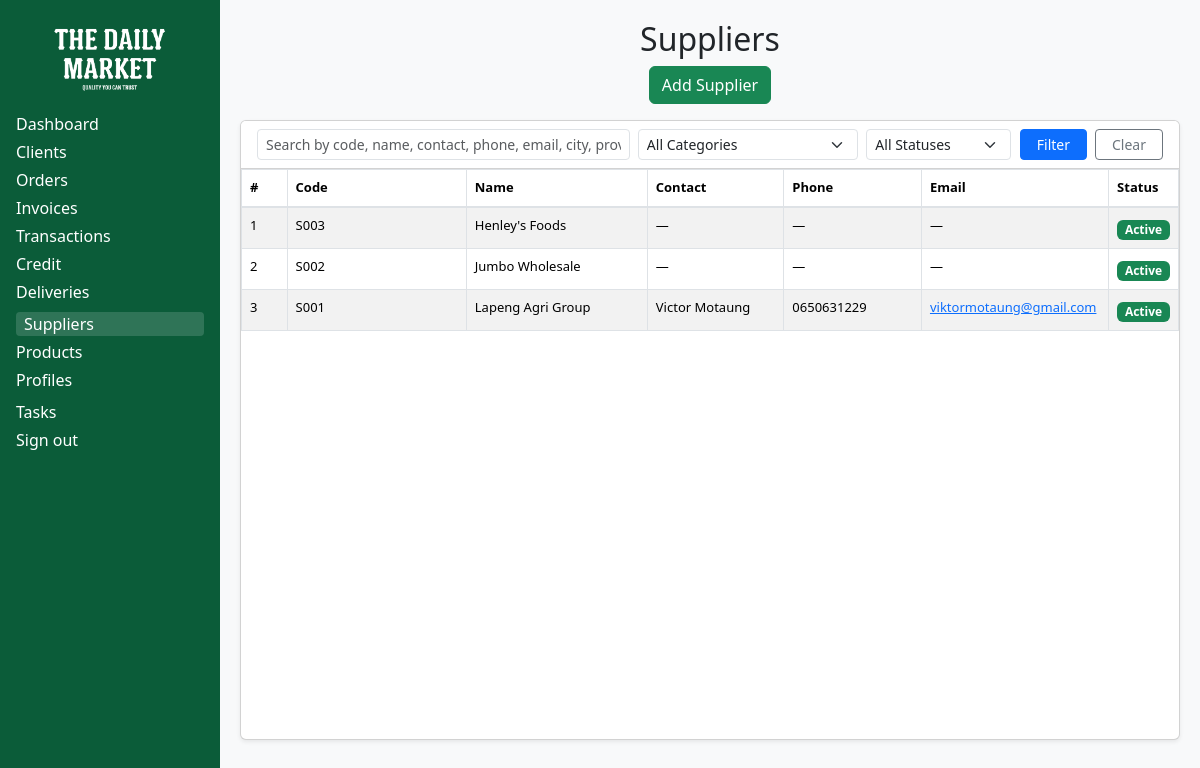
Page /portal/staff/suppliers/ (signed in) on the committed database.
### suppliers/models.py (models this page shows, shortened)
class Supplier(models.Model):
    name = models.CharField(max_length=200, unique=True)
    code = models.CharField(
        max_length=20,
        unique=True,
        help_text="Short internal code, e.g. HENLEY, BRM"
    )
    categories = models.ManyToManyField(
        "products.Category",   # <- string avoids import-time dependency
        related_name="suppliers",
        blank=True,
        help_text="Select one or more product categories this supplier provides."
    )
    is_active = models.BooleanField(default=True)
    account_manager = models.ForeignKey(
        settings.AUTH_USER_MODEL,
        on_delete=models.SET_NULL,
        null=True,
        blank=True,
        related_name="supplier_accounts",
        help_text="Internal staff member managing this account"
    )
    contact_person = models.CharField(max_length=120, blank=True)
    email = models.EmailField(blank=True)
    phone = models.CharField(max_length=50, blank=True)
    whatsapp = models.CharField(max_length=50, blank=True)
    website = models.URLField(blank=True)
    address_line1 = models.CharField(max_length=200, blank=True)
    address_line2 = models.CharField(max_length=200, blank=True)
    city = models.CharField(max_length=120, blank=True)
    province = models.CharField(max_length=120, blank=True)
    postal_code = models.CharField(max_length=20, blank=True)
    country = models.CharField(max_length=120, default="South Africa")
    notes = models.TextField(blank=True)
    PAYMENT_TERMS = [
        ("COD", "Cash on Delivery"),
        ("3D", "3 days"),
        ("7D", "7 days"),
        ("14D", "14 days"),
        ("30D", "30 days"),
    ]
    payment_terms = models.CharField(
        max_length=10,
        choices=PAYMENT_TERMS,
        default="COD",
        blank=True,
    )
    vat_number = models.CharField(max_length=80, blank=True)
    company_reg_number = models.CharField(max_length=80, blank=True)
    contract_file = models.FileField(
        upload_to="supplier_docs/contracts/",
        blank=True,
        null=True
    )
    logo = models.ImageField(
        upload_to="supplier_docs/logos/",
        blank=True,
        null=True,
        help_text="Upload a raster logo (PNG/JPG). Transparent PNG recommended."
    )
    logo_cropping = ImageRatioField("logo", "400x200", free_crop=True)
    visible = models.BooleanField(
        default=False,
        db_index=True,
        help_text="If Yes, this supplier can be shown publicly (e.g., in the Brands slider)."
    )
    created_at = models.DateTimeField(auto_now_add=True)
    updated_at = models.DateTimeField(auto_now=True)
    class Meta:
        ordering = ["name"]
        indexes = [
            models.Index(fields=["code"]),
            models.Index(fields=["name"]),
            models.Index(fields=["is_active"]),
            models.Index(fields=["visible"]),
        ]

### suppliers/views.py (the view, shortened to what this page needs)
# urls.py: path("", views.supplier_list, name="staff-suppliers"),
@login_required
@staff_required
def supplier_list(request):
    qs = (Supplier.objects
          .select_related("account_manager")
          .prefetch_related("categories")
          .order_by("name"))
    filter_categories = Category.objects.filter(is_active=True).order_by("name")
    search = (request.GET.get("search") or "").strip()
    category_id = request.GET.get("category") or ""
    active = request.GET.get("active") or ""   # "1" / "0" / ""
    if category_id.isdigit():
        qs = qs.filter(categories__id=int(category_id))
    if active in ("0", "1"):
        qs = qs.filter(is_active=(active == "1"))
    suppliers = qs
    return render(request, "suppliers/supplier_list.html", {
        "suppliers": suppliers,
        "filter_categories": filter_categories,
        "success_message": request.GET.get("ok", ""),   # optional
        "error_message": request.GET.get("err", ""),    # optional
    })

### suppliers/views.py (called while the page is built)
def staff_check(user):
    return user.is_authenticated and user.is_staff

### suppliers/templates/suppliers/supplier_list.html (shortened to what this page needs)
{% load static %}
<!DOCTYPE html>
<html lang="en">
<head>
  <link href="https://cdn.jsdelivr.net/npm/bootstrap@5.3.3/dist/css/bootstrap.min.css" rel="stylesheet">
</head>
<body>
  <aside class="sidebar-desktop d-none d-lg-block sidebar-skin">
    <div class="text-center mb-3">
      <img src="{% static 'images/logo.png' %}" alt="Seshibo Daily Market" class="logo-img">
    </div>
    <a href="{% url 'staff-dashboard' %}" class="nav-link {% if request.resolver_match.url_name == 'staff-dashboard' %}active{% endif %}">Dashboard</a>
    <a href="{% url 'staff-clients' %}" class="nav-link {% if request.resolver_match.url_name in 'staff-clients client-view client-edit client-create' %}active{% endif %}">Clients</a>
    <a href="{% url 'staff-orders' %}" class="nav-link {% if request.resolver_match.url_name == 'staff-orders' %}active{% endif %}">Orders</a>
    <a href="{% url 'staff-invoices' %}" class="nav-link {% if request.resolver_match.url_name == 'staff-invoices' %}active{% endif %}">Invoices</a>
    <a href="{% url 'staff-transactions' %}" class="nav-link {% if request.resolver_match.url_name == 'staff-transactions' %}active{% endif %}">Transactions</a>
    <a href="{% url 'staff-credit' %}" class="nav-link {% if request.resolver_match.url_name == 'staff-credit' %}active{% endif %}">Credit</a>
    <div class="mb-2">
      {% with current_name=request.resolver_match.url_name %}
        <a class="nav-link d-flex align-items-center justify-content-between"
           data-bs-toggle="collapse"
           href="#deliveriesMenuDesktop"
           role="button"
           aria-expanded="{% if current_name == 'warehouse' or current_name == 'delivery' %}true{% else %}false{% endif %}"
           aria-controls="deliveriesMenuDesktop">
          <span>Deliveries</span>
        </a>
      {% endwith %}
    </div>
    <a href="{% url 'staff-suppliers' %}" class="nav-link {% if request.resolver_match.url_name in 'staff-suppliers supplier-view supplier-edit supplier-create' %}active{% endif %}">Suppliers</a>
    <a href="{% url 'staff-products' %}" class="nav-link {% if request.resolver_match.url_name in 'staff-products products-edit products-create' %}active{% endif %}">Products</a>
    <div class="mb-2">
      {% with current_name=request.resolver_match.url_name %}
        <a class="nav-link d-flex align-items-center justify-content-between"
           data-bs-toggle="collapse"
           href="#profilesMenuDesktop"
           role="button"
           aria-expanded="{% if current_name == 'my_profile' or current_name == 'staff_profile' or current_name == 'customer_profile' %}true{% else %}false{% endif %}"
           aria-controls="profilesMenuDesktop">
          <span>Profiles</span>
        </a>
      {% endwith %}
    </div>
    <a href="{% url 'tasks' %}" class="nav-link {% if request.resolver_match.url_name == 'tasks' %}active{% endif %}">Tasks</a>
    <div>
      <form action="{% url 'logout' %}" method="post" class="m-0 p-0">
        <button type="submit" class="nav-link w-100 text-start btn btn-link p-0 text-white">Sign out</button>
      </form>
    </div>
  </aside>
  <main class="content">
    <h2 class="text-center">Suppliers</h2>
    <div class="d-flex justify-content-center mb-3">
      <a href="{% url 'supplier-create' %}" class="btn btn-success">Add Supplier</a>
    </div>
    <div class="card shadow-sm">
      <div class="card-header bg-white py-2">
        <form method="get" class="row g-2 align-items-center">
          <div class="col-lg-5 col-md-6">
            <input
              type="text"
              name="search"
              class="form-control form-control-sm"
              placeholder="Search by code, name, contact, phone, email, city, province…"
              value="{{ request.GET.search|default:'' }}"
            >
          </div>
          <div class="col-lg-3 col-md-6">
            <select name="category" class="form-select form-select-sm">
              <option value="">All Categories</option>
            </select>
          </div>
          <div class="col-lg-2 col-md-6">
            <select name="active" class="form-select form-select-sm">
              <option value="">All Statuses</option>
            </select>
          </div>
          <div class="col-lg-2 col-md-6 d-flex justify-content-end gap-2">
            <button type="submit" class="btn btn-sm btn-primary px-3">Filter</button>
            <a href="{% url 'staff-suppliers' %}" class="btn btn-sm btn-outline-secondary px-3">Clear</a>
          </div>
        </form>
      </div>
      <div class="card-body">
        <div class="table-container">
          <table class="table table-striped table-bordered mb-0">
            <thead>
              <tr>
                <th style="width: 5%; font-size: 13px;">#</th>
                <th style="width: 20%; font-size: 13px;">Code</th>
                <th style="width: 20%; font-size: 13px;">Name</th>
                <th style="width: 15%; font-size: 13px;">Contact</th>
                <th style="width: 15%; font-size: 13px;">Phone</th>
                <th style="width: 20%; font-size: 13px;">Email</th>
                <th style="width: 10%; font-size: 13px;">Status</th>
              </tr>
            </thead>
            <tbody>
              {% for supplier in suppliers %}
                <tr style="cursor: pointer;" onclick="window.location.href='{% url 'supplier-view' supplier.id %}'">
                  <td style="font-size: 13px;">{{ forloop.counter }}</td>
                  <td style="font-size: 13px;">{{ supplier.code }}</td>
                  <td style="font-size: 13px;">{{ supplier.name }}</td>
                  <td style="font-size: 13px;">{{ supplier.contact_person|default:"—" }}</td>
                  <td style="font-size: 13px;">{{ supplier.phone|default:"—" }}</td>
                  <td style="font-size: 13px;">
                    {% if supplier.email %}
                      <a href="mailto:{{ supplier.email }}">{{ supplier.email }}</a>
                    {% else %}
                      —
                    {% endif %}
                  </td>
                  <td>
                    <span class="badge {% if supplier.is_active %}bg-success{% else %}bg-secondary{% endif %}">
                      {% if supplier.is_active %}Active{% else %}Inactive{% endif %}
                    </span>
                  </td>
                </tr>
              {% empty %}
                <tr>
                  <td colspan="7" class="text-center text-muted">No suppliers found.</td>
                </tr>
              {% endfor %}
            </tbody>
          </table>
        </div>
      </div>
    </div>
  </main>
</body>
</html>

### suppliers/templates/suppliers/supplier_list.html (style rules this page uses)
@media (min-width: 992px) { html, body { height: 100%; } }
@media (min-width: 992px) { body { display: block; overflow: hidden; } }
@media (min-width: 992px) { .sidebar-desktop { position: fixed; top: 0; left: 0; bottom: 0; width: 220px; overflow-y: auto; z-index: 1020; } }
@media (min-width: 992px) { .content { margin-left: 220px; height: 100vh; overflow: auto; } }
.sidebar-skin { background-color: #0b5c39; color: #fff; padding: 1rem; }
.sidebar-skin .nav-link { color: #fff; margin: .25rem 0; display: block; }
.sidebar-skin .nav-link.active, .sidebar-skin .nav-link:hover { background: rgba(255,255,255,0.15); border-radius: 4px; padding-left: 8px; }
.logo-img { max-height: 80px; width: auto; }
.content { background: #f8f9fa; padding: 20px; min-height: 100vh; }
.card { height: calc(100vh - 180px); display: flex; flex-direction: column; }
.card-body { flex-grow: 1; overflow: auto; padding: 0; }
.table-container { height: 100%; display: flex; flex-direction: column; }
.table thead th { position: sticky; top: 0; background-color: white; z-index: 10; border-bottom: 2px solid #dee2e6; }

### rows in the picture
Supplier: code "S003", name "Henley's Foods", contact_person "—", phone "—", is_active "Active"
Supplier: code "S002", name "Jumbo Wholesale", contact_person "—", phone "—", is_active "Active"
Supplier: code "S001", name "Lapeng Agri Group", contact_person "Victor Motaung", phone "0650631229", email "viktormotaung@gmail.com", is_active "Active"
